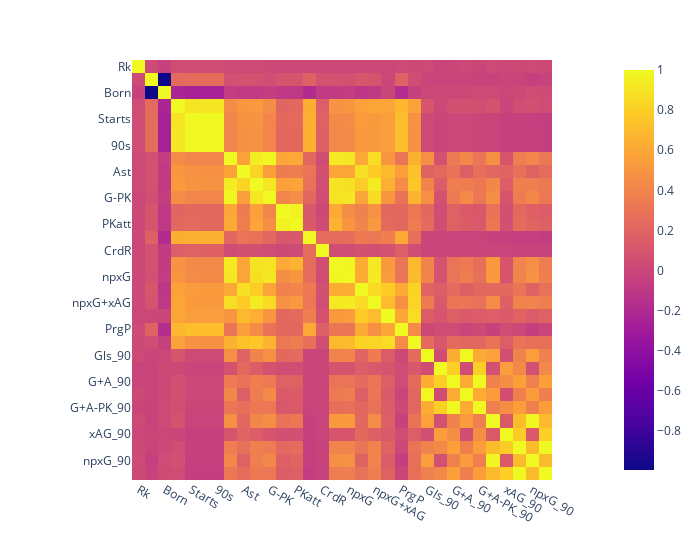

This figure's notebook cell:
### Markdown cell above
Podemos visualizarlo utilizando la función `imshow` de Plotly

### Code cell
px.imshow(corr, width=700)

### Figure 1 — Plotly figure (JSON) as saved in the notebook; plotly's stock layout.template omitted (floating-point values rounded to 4 significant figures; data arrays with more than 128 entries replaced by an {"elided": "..."} marker saying what was removed)
{"data": [{"coloraxis": "coloraxis", "hovertemplate": "x: %{x}<br>y: %{y}<br>color: %{z}<extra></extra>", "name": "0", "type": "heatmap", "x": ["Rk", "Age", "Born", "MP", "Starts", "Min", "90s", "Gls", "Ast", "G+A", "G-PK", "PK", "PKatt", "CrdY", "CrdR", "xG", "npxG", "xAG", "npxG+xAG", "PrgC", "PrgP", "PrgR", "Gls_90", "Ast_90", "G+A_90", "G-PK_90", "G+A-PK_90", "xG_90", "xAG_90", "xG+xAG_90", "npxG_90", "npxG+xAG_90"], "xaxis": "x", "y": ["Rk", "Age", "Born", "MP", "Starts", "Min", "90s", "Gls", "Ast", "G+A", "G-PK", "PK", "PKatt", "CrdY", "CrdR", "xG", "npxG", "xAG", "npxG+xAG", "PrgC", "PrgP", "PrgR", "Gls_90", "Ast_90", "G+A_90", "G-PK_90", "G+A-PK_90", "xG_90", "xAG_90", "xG+xAG_90", "npxG_90", "npxG+xAG_90"], "yaxis": "y", "z": {"elided": "32x32 float values"}}], "layout": {"coloraxis": {"colorscale": [[0, "#0d0887"], [0.1111, "#46039f"], [0.2222, "#7201a8"], [0.3333, "#9c179e"], [0.4444, "#bd3786"], [0.5556, "#d8576b"], [0.6667, "#ed7953"], [0.7778, "#fb9f3a"], [0.8889, "#fdca26"], [1, "#f0f921"]]}, "margin": {"t": 60}, "width": 700, "xaxis": {"anchor": "y", "constrain": "domain", "domain": [0, 1], "scaleanchor": "y"}, "yaxis": {"anchor": "x", "autorange": "reversed", "constrain": "domain", "domain": [0, 1]}}}
